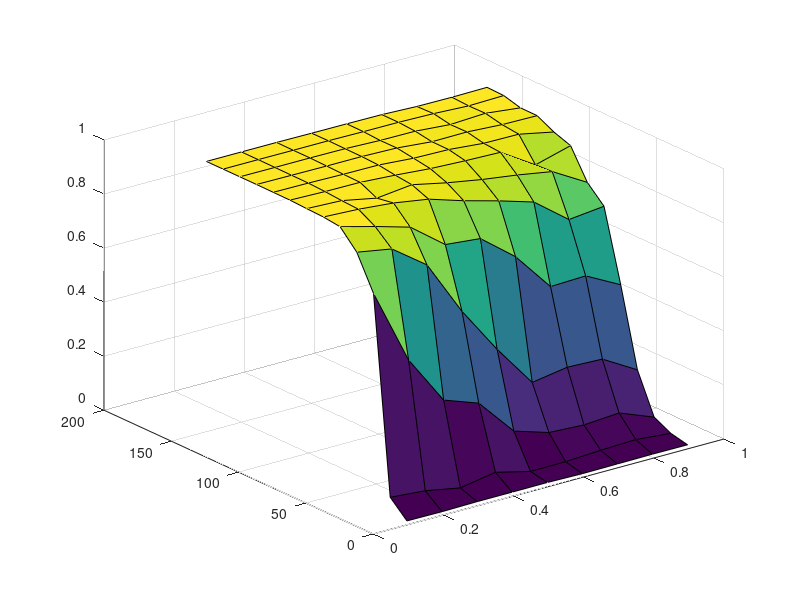

Write the MATLAB code that produced this figure. (Note: this script raises an error after producing the figure.)
clc;

beta1 = [11,70,796,920,986,993.500000000000,996,999,999.500000000000,1000,1000,1000,1000];
beta2 = [10	59	514.500000000000	897	951.500000000000	987	990.500000000000	995.500000000000	998.500000000000	999	999.500000000000	1000	1000];
beta3 = [12	34.5000000000000	331	803	914	975	964.500000000000	994.500000000000	996	998	999.500000000000	999.500000000000	1000];
beta4 = [12	57	284.500000000000	595.500000000000	814.500000000000	954	979	986	995	998	998.500000000000	999.500000000000	999];
beta5 = [12.5000000000000	25	146	420	801.500000000000	913	951	975	985	994.500000000000	994	998	998.500000000000];
beta6 = [10 26	105.500000000000	262.500000000000	699.500000000000	877.500000000000	928	969	982	982.500000000000	993	997.500000000000	997.500000000000];
beta7 = [11	33	98.5000000000000	283.500000000000	553.500000000000	838	909.500000000000	965	970	983.500000000000	982.500000000000	994.500000000000	992.500000000000];
beta8 = [12	37.5000000000000	107.500000000000	278.500000000000	558	738	887	883.500000000000	968.500000000000	975.500000000000	989	988	991.500000000000];
beta9 = [11.5000000000000	25.5000000000000	57	203.500000000000	490	752	812	919.500000000000	941.500000000000	973.500000000000	974	991	993];

beta = [beta1;beta2;beta3;beta4;beta5;beta6;beta7;beta8;beta9];

K = linspace(1, 150, 13);


x = [0.1:0.1:0.9];
y = K;

[X, Y] = meshgrid(x, y);
z = beta'/1000;

surf(X,Y,z)
title("d = "+0.6+", "+"β = 0.1 to 0.9"+", "+"γ = 13 different values"+", "+"N = "+1000+", "+"I0 = "+1+"%")
xlabel('Beta')
ylabel('K (=beta/gamma)')
zlabel('R_inf - Final recovery rate (%)')